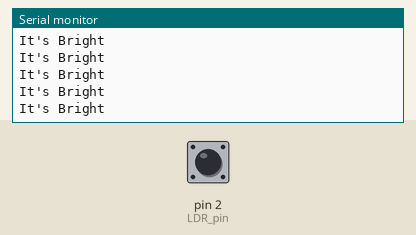
Recording of a sketch running on a simulated Arduino Uno, built with avr-gcc and run on an emulated ATmega328P. On the bench: the last lines printed to the serial monitor. The inputs (shaded band) are chosen by the test bench; at power-on: pin 2 (LDR_pin) LOW.

Above: at 1.2 s.
1.3 s: pin 2 (LDR_pin) driven HIGH
At 2.2 s:
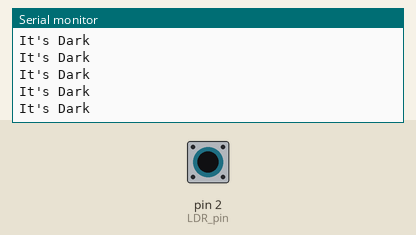
3.2 s: pin 2 (LDR_pin) driven LOW
At 3.8 s:
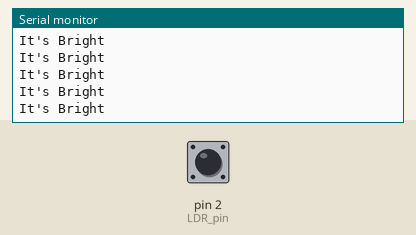
6.2 s: pin 2 (LDR_pin) driven HIGH
At 6.8 s:
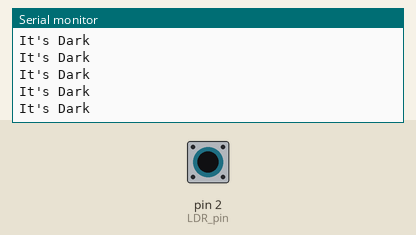
9.2 s: pin 2 (LDR_pin) pulsed LOW 2 times (0.12 s each, 0.3 s apart)
12.8 s: pin 2 (LDR_pin) driven LOW
At 13.5 s:
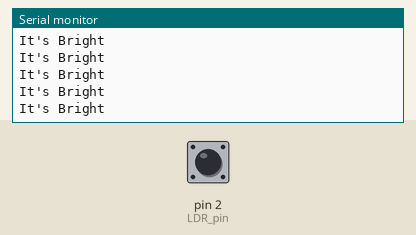

Measured:
- after the input at 1.3 s, the serial monitor: prints a new line after 0.08 s (image 1)
- after the input at 12.8 s, the serial monitor: prints a new line after 0.07 s (image 4)

The sketch:

LDR_Dark_sensor_test.ino
```cpp
const int LDR_pin = 2;

void setup() {
  pinMode(LDR_pin,INPUT);
  Serial.begin(9600);
}

void loop() {
  bool state = digitalRead(LDR_pin);
  if(state){
    Serial.println("It's Dark");
  }else{
    Serial.println("It's Bright");
  }
}
```
